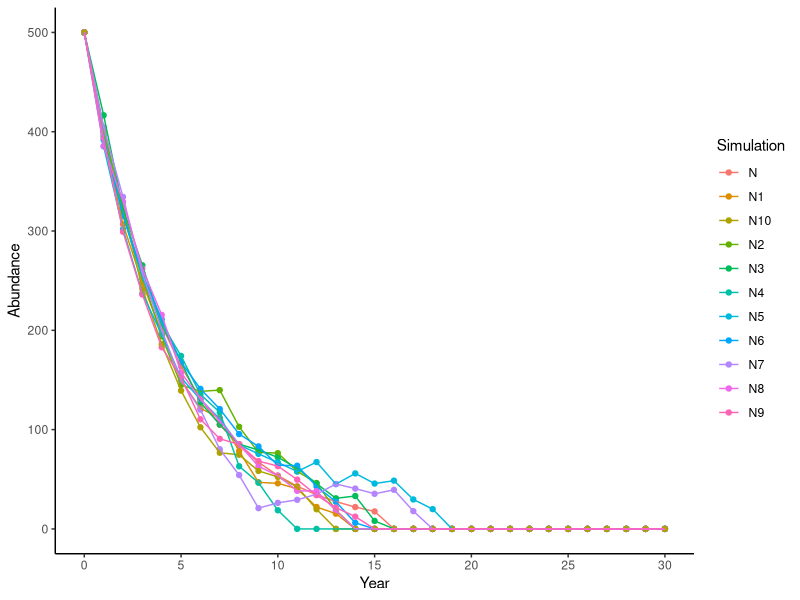
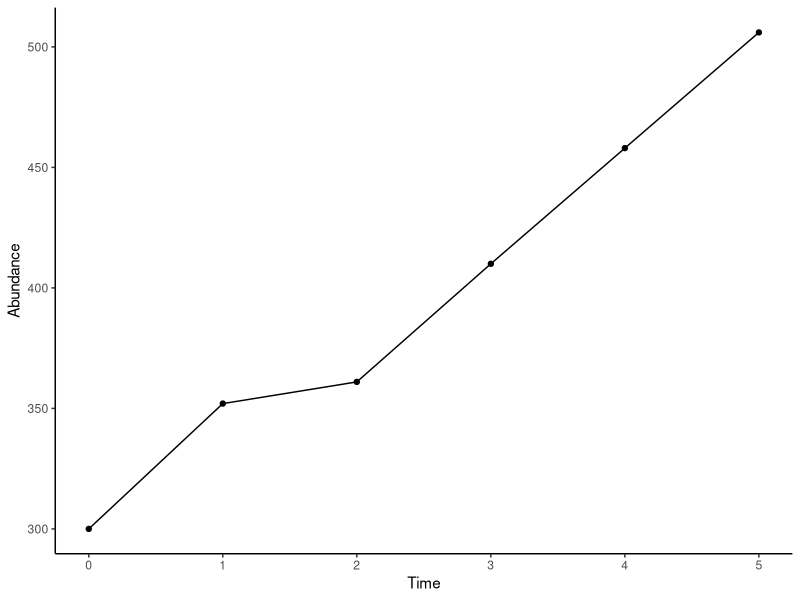

These charts were generated, in order, by the following R code:
#packages needed
#install.packages("tidyr")
#install.packages("ggplot2")

#exercise 1----
r <- -0.2
sigma <- 10
nYears <- 31
extinctionThreshold <- 20

#geometric growth for N (with no stochasticity)
N <- rep(NA, nYears) ## Population size
N[1] <- 500 ## Initial population size
for(t in 2:nYears) {
  N[t] <- (N[t-1] + N[t-1]*r)*(N[t-1]>extinctionThreshold)
}

## Repeat the next steps 10 times to do 10 simulations
## Or, do a 'nested for loop' and save each simulation (harder)
N1 <- rep(NA, nYears) ## Population size
X <- rep(NA, nYears) ## Random variable for environmental stochasticity
N1[1] <- 500 ## Initial population size
for(t in 2:nYears) {
  X[t-1] <- rnorm(n=1, mean=0, sd=sigma)
  N1[t] <- (N1[t-1] + N1[t-1]*r + X[t-1])*(N1[t-1]>extinctionThreshold)
}

#second simulation
N2 <- rep(NA, nYears) ## Population size
X1 <- rep(NA, nYears) ## Random variable for environmental stochasticity
N2[1] <- 500 ## Initial population size
for(t in 2:nYears) {
  X1[t-1] <- rnorm(n=1, mean=0, sd=sigma)
  N2[t] <- (N2[t-1] + N2[t-1]*r + X1[t-1])*(N2[t-1]>extinctionThreshold)
}


#third simulation

N3 <- rep(NA, nYears) ## Population size
X2 <- rep(NA, nYears) ## Random variable for environmental stochasticity
N3[1] <- 500 ## Initial population size
for(t in 2:nYears) {
  X2[t-1] <- rnorm(n=1, mean=0, sd=sigma)
  N3[t] <- (N3[t-1] + N3[t-1]*r + X2[t-1])*(N3[t-1]>extinctionThreshold)
}


# fourth simulation
N4 <- rep(NA, nYears) ## Population size
X3 <- rep(NA, nYears) ## Random variable for environmental stochasticity
N4[1] <- 500 ## Initial population size
for(t in 2:nYears) {
  X3[t-1] <- rnorm(n=1, mean=0, sd=sigma)
  N4[t] <- (N4[t-1] + N4[t-1]*r + X3[t-1])*(N4[t-1]>extinctionThreshold)
}


# fifth simulation
N5 <- rep(NA, nYears) ## Population size
X4 <- rep(NA, nYears) ## Random variable for environmental stochasticity
N5[1] <- 500 ## Initial population size
for(t in 2:nYears) {
  X4[t-1] <- rnorm(n=1, mean=0, sd=sigma)
  N5[t] <- (N5[t-1] + N5[t-1]*r + X4[t-1])*(N5[t-1]>extinctionThreshold)
}

# sixth simulation
N6 <- rep(NA, nYears) ## Population size
X5 <- rep(NA, nYears) ## Random variable for environmental stochasticity
N6[1] <- 500 ## Initial population size
for(t in 2:nYears) {
  X5[t-1] <- rnorm(n=1, mean=0, sd=sigma)
  N6[t] <- (N6[t-1] + N6[t-1]*r + X5[t-1])*(N6[t-1]>extinctionThreshold)
}

# seventh simulation

N7 <- rep(NA, nYears) ## Population size
X6 <- rep(NA, nYears) ## Random variable for environmental stochasticity
N7[1] <- 500 ## Initial population size
for(t in 2:nYears) {
  X6[t-1] <- rnorm(n=1, mean=0, sd=sigma)
  N7[t] <- (N7[t-1] + N7[t-1]*r + X6[t-1])*(N7[t-1]>extinctionThreshold)
}


# eighth simulation

N8 <- rep(NA, nYears) ## Population size
X7 <- rep(NA, nYears) ## Random variable for environmental stochasticity
N8[1] <- 500 ## Initial population size
for(t in 2:nYears) {
  X7[t-1] <- rnorm(n=1, mean=0, sd=sigma)
  N8[t] <- (N8[t-1] + N8[t-1]*r + X7[t-1])*(N8[t-1]>extinctionThreshold)
}



# ninth simualtion


N9 <- rep(NA, nYears) ## Population size
X8 <- rep(NA, nYears) ## Random variable for environmental stochasticity
N9[1] <- 500 ## Initial population size
for(t in 2:nYears) {
  X8[t-1] <- rnorm(n=1, mean=0, sd=sigma)
  N9[t] <- (N9[t-1] + N9[t-1]*r + X8[t-1])*(N9[t-1]>extinctionThreshold)
}



# tenth simulation

N10 <- rep(NA, nYears) ## Population size
X9 <- rep(NA, nYears) ## Random variable for environmental stochasticity
N10[1] <- 500 ## Initial population size
for(t in 2:nYears) {
  X9[t-1] <- rnorm(n=1, mean=0, sd=sigma)
  N10[t] <- (N10[t-1] + N10[t-1]*r + X9[t-1])*(N10[t-1]>extinctionThreshold)
}

# make data frame
Year<- 0:30
data<- data.frame(Year,N, N1, N2, N3, N4, N5, N6, N7, N8, N9, N10)

#convert data to long format for plotting
require(tidyr)
data1<-data%>% 
  pivot_longer(c("N","N1", "N2", "N3", "N4", "N5", "N6", "N7", "N8", "N9", "N10") ,names_to= "Simulation", values_to= "Count")

#question 1

q2<-N[16]
q2 # Year 15 is when the population will fall below 20 individuals
#question 4
avg<-(22 + 13 + 12 + 15 + 16 + 17 + 16 + 17 +12 + 12)/10
avg

##plot 1----
require(ggplot2)
p1<-ggplot(data1, aes(x=Year, y=Count, group=Simulation, color=Simulation)) + 
  geom_point() + 
  geom_line() 
p1 + scale_y_continuous(name="Abundance") + 
  scale_x_continuous(breaks = seq(0, 30,5),minor_breaks =seq(0,31,1)) +
  theme_classic()

# exercise two----

b <- 0.3 ## Birth rate
d <- 0.2 ## Mortality rate
Years <- 6
N22 <- rep(NA, Years) ## Empty vector for population size
Bt <- rep(NA, Years) ## Random variable for nBirths
Dt <- rep(NA, Years) ## Random variable for nDeaths
N22[1] <- 300 ## Initial population size
for(t in 2:Years) {
  Bt[t-1] <- rpois(n=1, lambda=N22[t-1]*b)
  Dt[t-1] <- rbinom(n=1, size=N22[t-1], prob=d)
  N22[t] <- N22[t-1] + Bt[t-1] - Dt[t-1]
}

Time<- 0:5 #create time variable
data2<-data.frame(Time, N22) #create data frame

##plot 2----
require(ggplot2)
plot2<-ggplot(data2, aes(x=Time, y=N22)) +
  geom_point() +
  geom_line()
 plot2 + scale_y_continuous(name = "Abundance") + theme_classic()

 # question 2,3,4 in excel